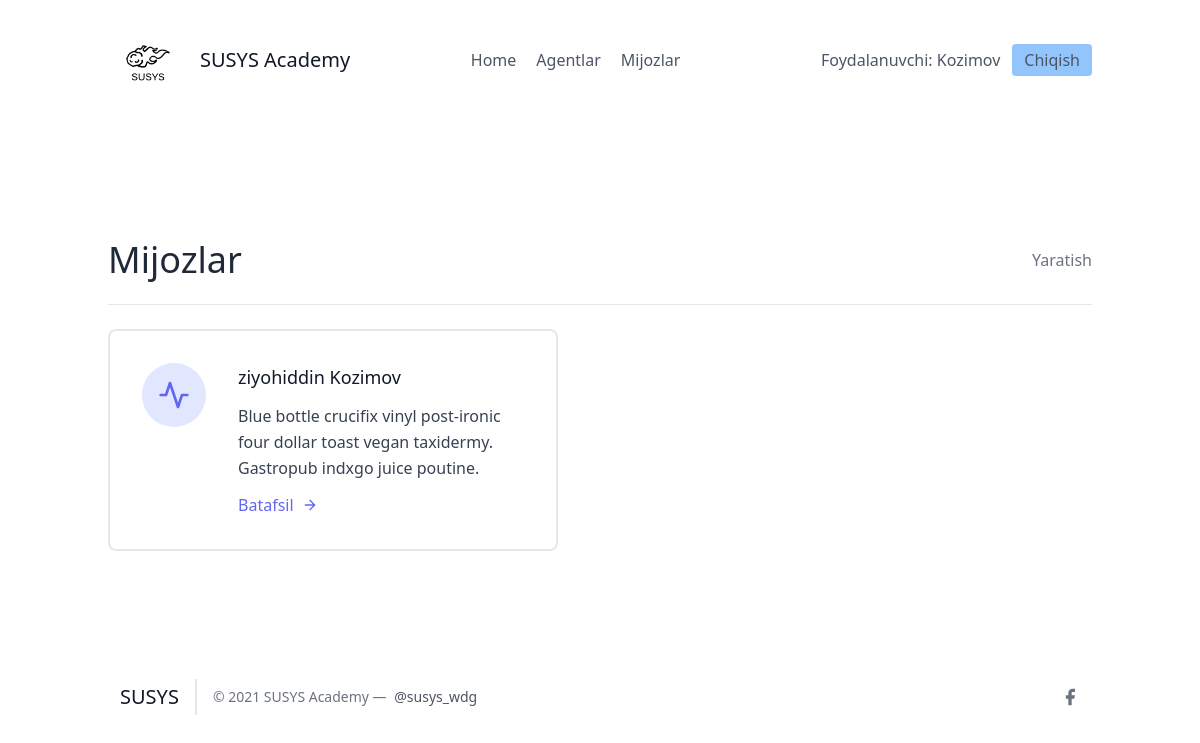
/leads/ (signed in), run on an earlier commit of the app's database.
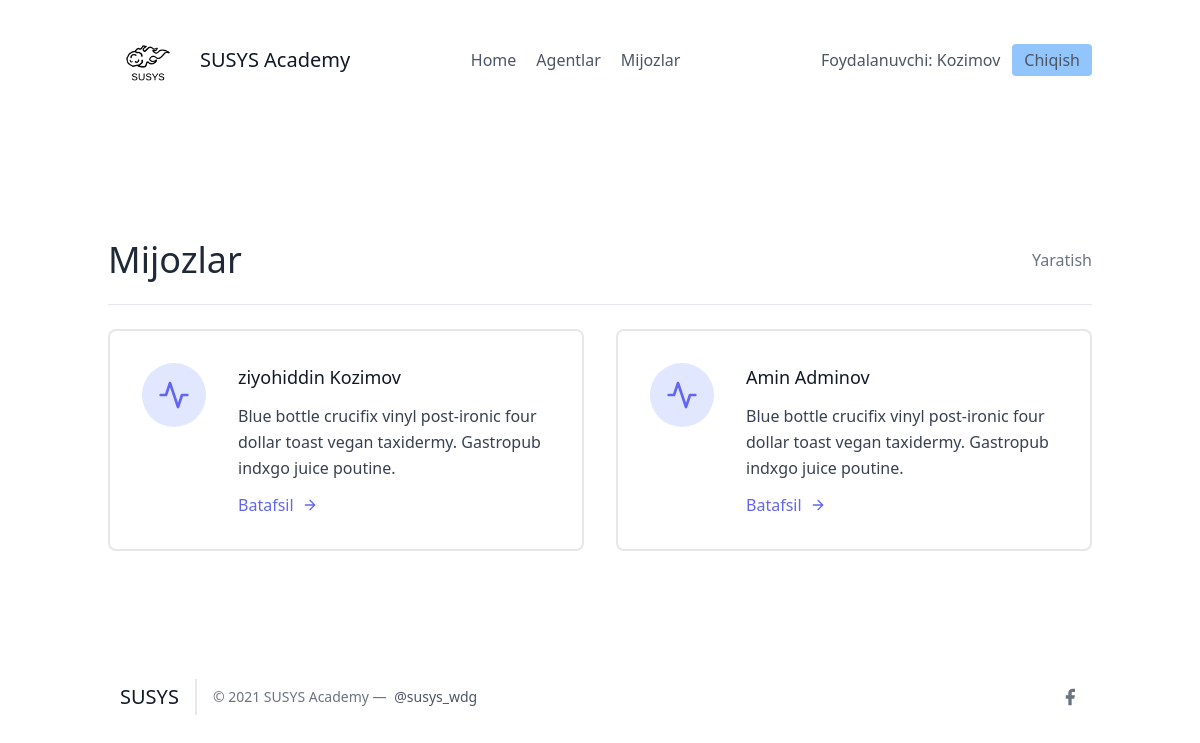
And on a later commit of the database.
### leads/models.py (models this page shows, shortened)
class Lead(models.Model):
    ismi = models.CharField(max_length=20)
    familiyasi = models.CharField(max_length=20)
    yoshi = models.IntegerField(default=0)
    organisation = models.ForeignKey(UserProfile, on_delete=models.CASCADE)
    agent = models.ForeignKey("Agent", null=True, blank=True, on_delete=models.SET_NULL)
    category = models.ForeignKey("Category", null=True, blank=True, on_delete=models.SET_NULL)

### leads/views.py (the view)
# urls.py: path('', LeadListView.as_view(), name="lead-list"),
class LeadListView(LoginRequiredMixin, ListView):
    template_name = "leads/leads_list.html"
    context_object_name = "leads"
    def get_queryset(self):
        user = self.request.user
        if user.is_organisor:
            queryset = Lead.objects.filter(organisation = user.userprofile)
        else:
            queryset = Lead.objects.filter(organisation = user.agent.organisation)
            queryset = queryset.filter(agent__user = self.request.user)
        return queryset
    def get_context_data(self, **kwargs):
        context = super(LeadListView, self).get_context_data(**kwargs)
        user = self.request.user
        if user.is_organisor:
            queryset = Lead.objects.filter(
                organisation = user.userprofile,
                agent__isnull = True
            )
            context.update({
                "unassigned_leads": queryset
            })
        return context

### leads/templates/leads/leads_list.html (shortened to what this page needs)
{% extends "base.html" %}
{% block content %}
<section class="text-gray-700 body-font">
    <div class="container px-5 py-24 mx-auto flex flex-wrap">
        <div class="w-full mb-6 py-6 flex justify-between items-center border-b border-gray-200">
            <div>
                <h1 class="text-4xl text-gray-800">Mijozlar</h1>
            </div>
            {% if request.user.is_organisor %}
            <div>
                <a class="text-gray-500 hover:text-blue-500" href="{% url 'leads:lead-create' %}">
                    Yaratish
                </a>
            </div>
            {% endif %}
        </div>
        <div class="flex flex-wrap -m-4">
            {% for lead in leads %}
            <div class="p-4 lg:w-1/2 md:w-full">
                <div class="flex border-2 rounded-lg border-gray-200 p-8 sm:flex-row flex-col">
                    <div class="w-16 h-16 sm:mr-8 sm:mb-0 mb-4 inline-flex items-center justify-center rounded-full bg-indigo-100 text-indigo-500 flex-shrink-0">
                        <svg fill="none" stroke="currentColor" stroke-linecap="round" stroke-linejoin="round" stroke-width="2" class="w-8 h-8" viewBox="0 0 24 24">
                            <path d="M22 12h-4l-3 9L9 3l-3 9H2"></path>
                        </svg>
                    </div>
                    <div class="flex-grow">
                        <h2 class="text-gray-900 text-lg title-font font-medium mb-3">
                            {{ lead.ismi }} {{ lead.familiyasi }}
                        </h2>
                        <p class="leading-relaxed text-base">
                            Blue bottle crucifix vinyl post-ironic four dollar toast vegan taxidermy. Gastropub indxgo juice poutine.
                        </p>
                        <a href="{% url 'leads:detallar' lead.pk %}" class="mt-3 text-indigo-500 inline-flex items-center">
                            Batafsil
                            <svg fill="none" stroke="currentColor" stroke-linecap="round" stroke-linejoin="round" stroke-width="2" class="w-4 h-4 ml-2" viewBox="0 0 24 24">
                                <path d="M5 12h14M12 5l7 7-7 7"></path>
                            </svg>
                        </a>
                    </div>
                </div>
            </div>
            {% endfor %}
        </div>
    </div>
</section>
{% endblock content %}

What changed in the data, as far as the page shows it:
added Lead: ismi "Amin", familiyasi "Adminov"
